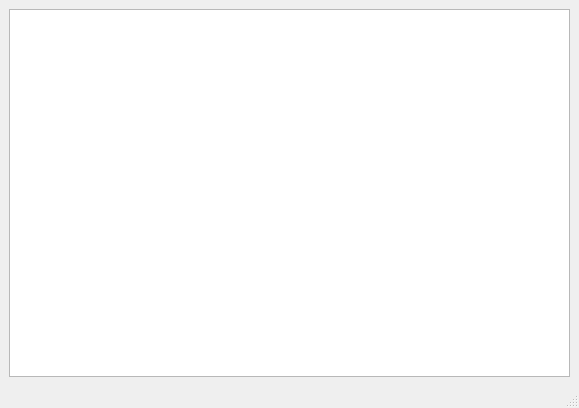
<?xml version="1.0" encoding="UTF-8"?>
<ui version="4.0">
 <class>MainWindow</class>
 <widget class="QMainWindow" name="MainWindow">
  <property name="geometry">
   <rect>
    <x>0</x>
    <y>0</y>
    <width>579</width>
    <height>408</height>
   </rect>
  </property>
  <property name="windowTitle">
   <string>MainWindow</string>
  </property>
  <widget class="QWidget" name="centralwidget">
   <layout class="QVBoxLayout" name="verticalLayout">
    <item>
     <widget class="TreeView" name="treeView">
      <property name="wordWrap">
       <bool>false</bool>
      </property>
     </widget>
    </item>
   </layout>
  </widget>
  <widget class="QMenuBar" name="menubar">
   <property name="geometry">
    <rect>
     <x>0</x>
     <y>0</y>
     <width>579</width>
     <height>25</height>
    </rect>
   </property>
  </widget>
  <widget class="QStatusBar" name="statusbar"/>
 </widget>
 <customwidgets>
  <customwidget>
   <class>TreeView</class>
   <extends>QTreeView</extends>
   <header>treeview.h</header>
  </customwidget>
 </customwidgets>
 <resources/>
 <connections/>
</ui>
